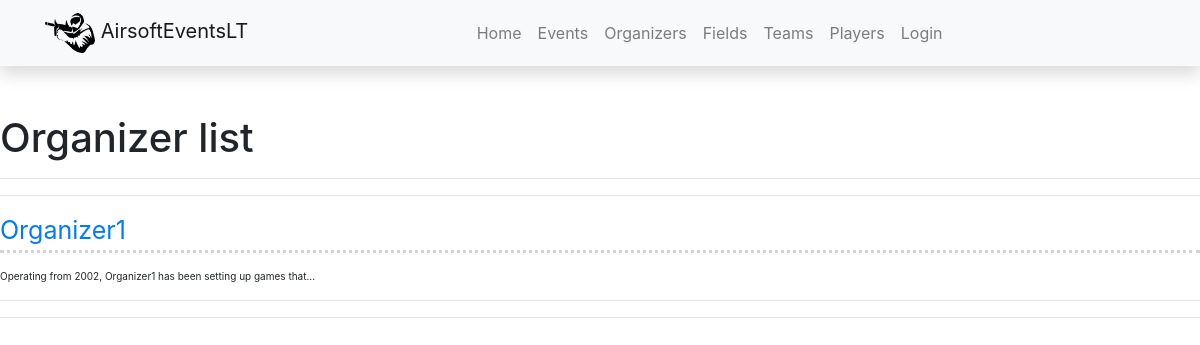
Page /events/organizers/ on the earlier database version.
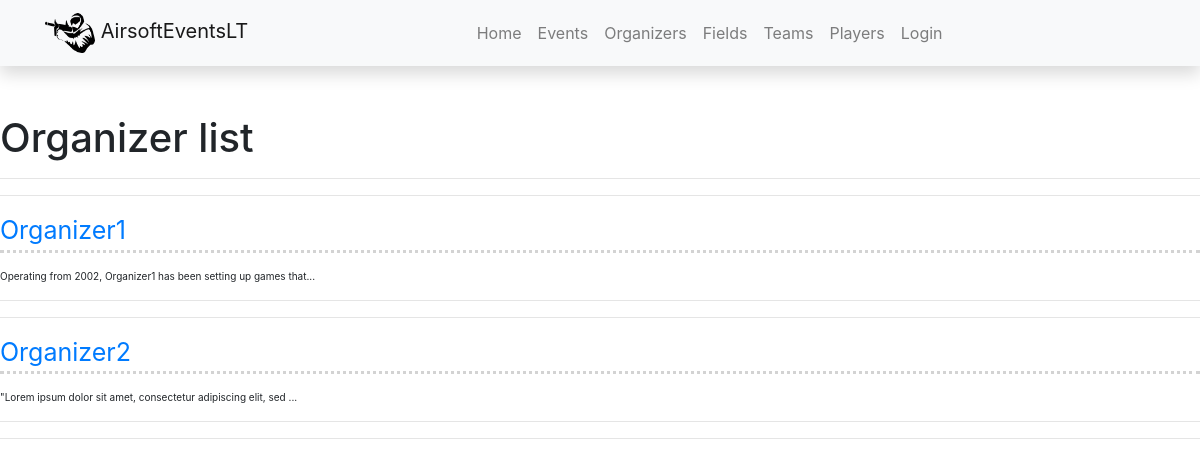
Same page on the later database version.
### events/models.py (models this page shows, shortened)
class Organizer(models.Model):
    name = models.CharField('Name of the organizer', max_length=150)
    email = models.EmailField('Email of organizer', max_length=150, null=True)
    contacts = models.CharField('Address and contacts', max_length=150)
    description = HTMLField(null=True)
    class Meta:
        verbose_name = _("Organizer")
        verbose_name_plural = _("Organizers")

### events/views.py (the view)
# urls.py: path('organizers/', views.OrganizerListView.as_view(), name='organizer_list'),
class OrganizerListView(generic.ListView):
    model = Organizer
    context_object_name = 'organizers'
    template_name = 'organizer_list.html'

### events/templates/organizer_list.html
{% extends "base.html" %}
{% load i18n %}
{% block content %}
<h1>Organizer list</h1>
<hr>
<hr>
{% if organizers %}
<div>
    {% for organizer in organizers %}
    <a href={{organizer.id}}><div style='font-size:25px'> {{ organizer.name }} </div></a>
    <p style="border-top: dotted 3px;color: lightgrey;"></p>
    {% if organizer.description|length > 65 %}
        <div style='font-size:10px'> {{ organizer.description|safe|slice:65 }}... </div>
    {% else %}
        <div style='font-size:10px'> {{ organizer.description|safe }} </div>
    {% endif %}
    <hr>
    <hr>
    {% endfor %}
</div>
{% else %}
<div> No organizers yet </div>
{% endif %}
{% endblock %}

Differences in the rows shown:
added Organizer: name "Organizer2", description "\"Lorem ipsum dolor sit amet, consectetur adipiscing elit, sed"
